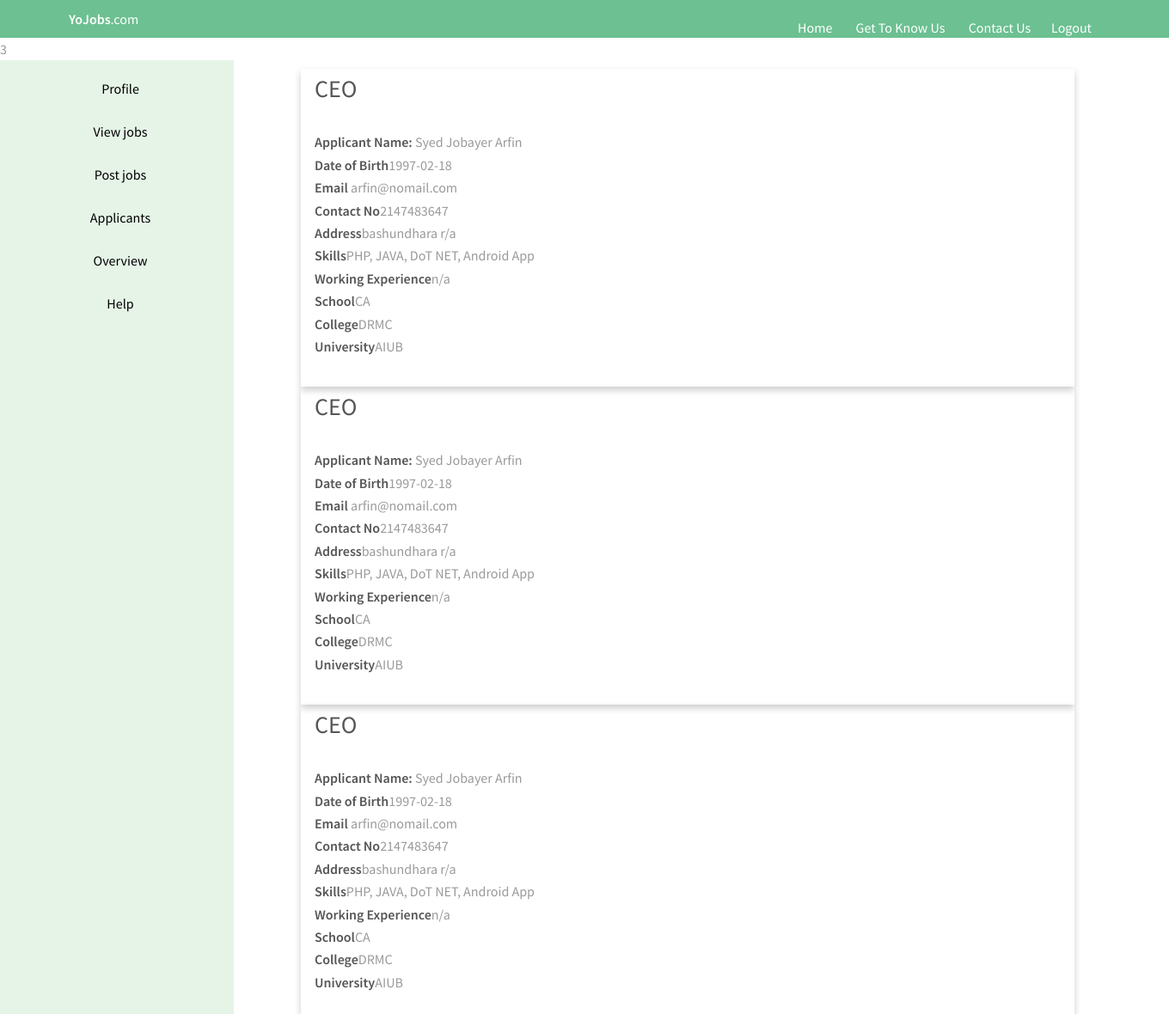
The app's page /dash_employer.php (signed in) with its own data.
### tables this page shows
CREATE TABLE `applications` (
  `jobid` int(11) NOT NULL,
  `postedby` varchar(400) NOT NULL,
  `cname` varchar(500) NOT NULL,
  `postname` varchar(100) NOT NULL,
  `applicantsname` varchar(100) NOT NULL,
  `birthdate` date NOT NULL,
  `email` varchar(100) NOT NULL,
  `contact` int(11) NOT NULL,
  `address` varchar(500) NOT NULL,
  `skills` varchar(1000) NOT NULL,
  `work` varchar(1000) NOT NULL,
  `school` varchar(500) NOT NULL,
  `college` varchar(500) NOT NULL,
  `university` varchar(500) NOT NULL
);

### dash_employer.php (the view, shortened to what this page needs)
<?php
	$connect=mysqli_connect("localhost","root","","yojobs");
    $sql2="SELECT * FROM applist";
    $res = mysqli_query($connect, $sql2);
	$result = mysqli_fetch_array($res,MYSQLI_ASSOC);
	$numofapplications=mysqli_num_rows($res);
 ?>
<!DOCTYPE html>
<html>
    <head>
    <link rel="stylesheet" href="assets/css/main.css" />
    </head>
    <body class="subpage">
      <header id="header">
        <div class="inner">
          <a href="index.php" class="logo"><strong>YoJobs</strong>.com</a>
          <nav id="nav">
            <a href="dash_seeker.php">Home</a>
            <a href="about.php">Get To Know Us</a>
            <a href="contact.php">Contact Us</a>
                        <a style="float: right;" href="logout.php">Logout</a>
          </nav>
        </div>
      </header>
        <main>
            <aside>
                <ul>
                    <li><a href="pro_employer.php">Profile</a> </li>
                    <li><a href="view_jobs.php">View jobs</a> </li>
                    <li><a href="post_jobs.php">Post jobs</a> </li>
                    <li><a href="help.php">Applicants</a> </li>
                    <li><a href="overview.php">Overview</a> </li>
                    <li><a href="help.php">Help</a> </li>
                </ul>
            </aside>
             <nav>
              <?php
                while ($numofapplications >0) {
                  ?>
                    <div class="card">
                    <div class="container">
                    <h3><?php echo $result["postname"] ?></h3>
                    <p align="justifed">
                      <b>Applicant Name: </b><?php echo $result["applicantsname"] ?><br>
                      <b>Date of Birth</b><?php echo $result["birthdate"] ?> <br>
                      <b>Email </b><?php echo $result["email"] ?><br>
                      <b>Contact No</b><?php echo $result["contact"] ?> <br>
                      <b>Address</b><?php echo $result["address"] ?> <br>
                      <b>Skills</b><?php echo $result["skills"] ?> <br>
                      <b>Working Experience</b><?php echo $result["work"] ?> <br>
                      <b>School</b><?php echo $result["school"] ?> <br>
                      <b>College</b><?php echo $result["college"] ?> <br>
                      <b>University</b><?php echo $result["university"] ?> <br>
                    </p>
                </div>
                    </div>
                  <?php
                  $numofapplications--;
                }
                ?>
  <br>
            </nav>
        </main>
    </body>
    </html>

### assets/css/main.css (style rules this page uses)
html, body, div, span, applet, object, iframe, h1, h2, h3, h4, h5, h6, p, blockquote, pre, a, abbr, acronym, address, big, cite, code, del, dfn, em, img, ins, kbd, q, s, samp, small, strike, strong, sub, sup, tt, var, b, u, i, center, dl, dt, dd, ol, ul, li, fieldset, form, label, legend, table, caption, tbody, tfoot, thead, tr, th, td, article, aside, canvas, details, embed, figure, figcaption, footer, header, hgroup, menu, nav, output, ruby, section, summary, time, mark, audio, video { margin: 0; padding: 0; border: 0; font-size: 100%; font: inherit; vertical-align: baseline; }
article, aside, details, figcaption, figure, footer, header, hgroup, menu, nav, section { display: block; }
body { line-height: 1; }
ol, ul { list-style: none; }
body { -webkit-text-size-adjust: none; }
*, *:before, *:after { -moz-box-sizing: border-box; -webkit-box-sizing: border-box; box-sizing: border-box; }
.container { margin-left: auto; margin-right: auto; }
.container { width: 80em; }
@media screen and (max-width: 1680px) { .container { width: 80em; } }
body { -ms-overflow-style: scrollbar; }
body { background: #fff; }
body, input, select, textarea { color: #9a9a9a; font-family: "Source Sans Pro", Arial, Helvetica, sans-serif; font-size: 14pt; font-weight: 400; line-height: 1.65; }
@media screen and (max-width: 1680px) { body, input, select, textarea { font-size: 12pt; } }
a { color: #6cc091; text-decoration: underline; }
strong, b { color: #555; font-weight: 600; }
p { margin: 0 0 2em 0; }
h1, h2, h3, h4, h5, h6 { color: #555; font-weight: 400; line-height: 1.5; margin: 0 0 1em 0; }
h3 { font-size: 1.75em; }
.inner { max-width: 75em; margin: 0 auto; }
ul { list-style: disc; margin: 0 0 2em 0; padding-left: 1em; }
ul li { padding-left: 0.5em; }
.subpage { padding-top: 44px; }
.subpage #header { background: #6cc091; top: 0; height: 44px; line-height: 44px; position: fixed; }
#header { color: #fff; cursor: default; height: 3.25em; left: 0; line-height: 3.25em; position: absolute; text-align: right; top: 2em; width: 100%; z-index: 10001; }
#header .inner { margin: 0 auto; position: relative; }
#header .logo { color: #ffffff; display: inline-block; font-weight: 400; height: inherit; left: 0; line-height: inherit; margin: 0; padding: 0; position: absolute; top: 0; font-size: 1em; }
#header .logo strong { color: #ffffff; font-weight: 600; }
#header a { -moz-transition: color 0.2s ease-in-out; -webkit-transition: color 0.2s ease-in-out; -ms-transition: color 0.2s ease-in-out; transition: color 0.2s ease-in-out; display: inline-block; padding: 0 0.75em; color: inherit; text-decoration: none; font-size: 1em; }
#header a:last-child { padding-right: 0; }
#navPanel a:not(.close) { border-top: solid 1px #8dcca9; color: #daefe3; font-weight: 600; display: block; padding: 0.75em 0; text-decoration: none; font-weight: 400; }
#navPanel a:not(.close):first-child { border: none; }

### dash_employer.php (style rules this page uses)
main aside { float: left; width: 20%; height: 100%; background: rgba(0, 151, 19, 0.1); position: fixed; margin: 0; padding: 0; }
main aside ul { list-style-type: none; margin: 0; padding: 0; }
main aside a { display: block; height: 50px; text-decoration: none; color: black; padding : 20px 0px 0px 0px; text-align: center; }
nav { margin: left; padding: 10px; margin-left: 25%; }
.card { box-shadow: 0 4px 8px 0 rgba(0,0,0,0.2); transition: 0.3s; width: 90%; }
.container { padding: 2px 16px; }

### records on screen
applications: postname "CEO", applicantsname "Syed Jobayer Arfin", birthdate "1997-02-18", email "arfin@nomail.com", contact "2147483647", address "bashundhara r/a", skills "PHP, JAVA, DoT NET, Android App", work "n/a", school "CA", college "DRMC", university "AIUB"
